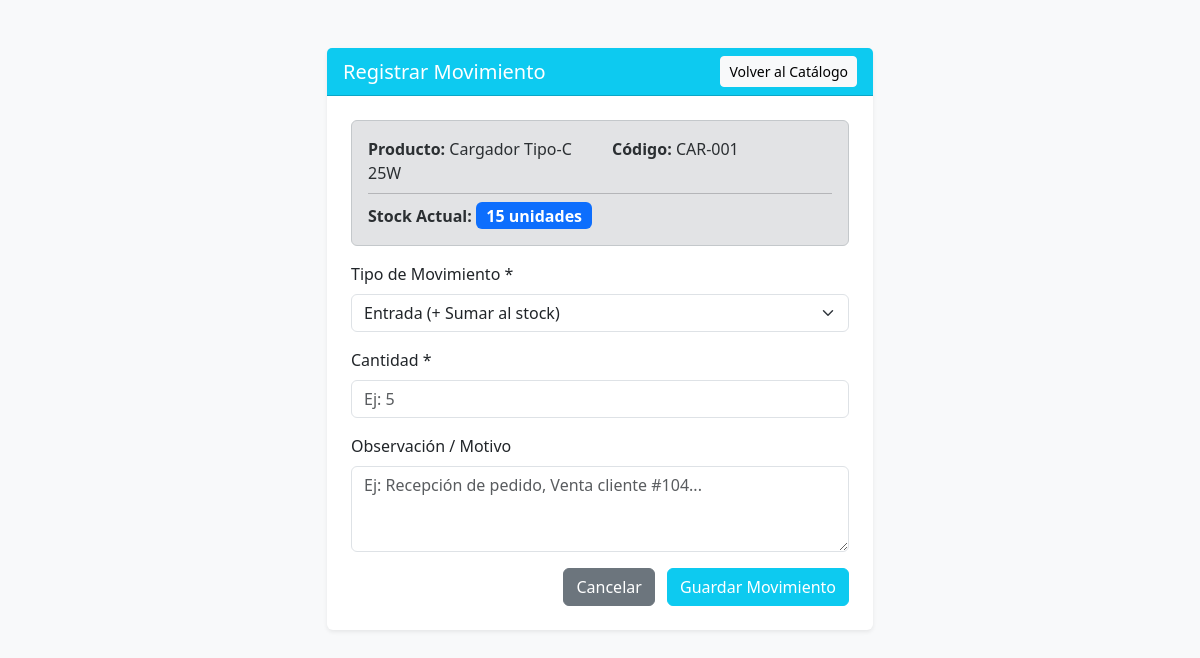
Screenshot of /movimiento.php?id=3 (signed in) with the database file from the repository.
### tables this page shows
CREATE TABLE `productos` (
  `id_producto` int(11) NOT NULL,
  `codigo` varchar(50) NOT NULL,
  `nombre` varchar(150) NOT NULL,
  `descripcion` text DEFAULT NULL,
  `descripción` text DEFAULT NULL,
  `precio` decimal(10,2) NOT NULL,
  `stock_actual` int(11) NOT NULL DEFAULT 0,
  `stock_minimo` int(11) NOT NULL DEFAULT 0,
  `estado` tinyint(1) NOT NULL DEFAULT 1,
  `id_categoria` int(11) NOT NULL
);

### movimiento.php (the view, shortened to what this page needs)
<?php
require_once 'conexion.php';
$id_producto = $_GET['id'] ?? null;
try {
    $stmt = $pdo->prepare("SELECT * FROM productos WHERE id_producto = :id AND estado = 1");
    $stmt->execute([':id' => $id_producto]);
    $producto = $stmt->fetch();
} catch (PDOException $e) {
    die("Error al consultar el producto: " . $e->getMessage());
}
?>
<!DOCTYPE html>
<html lang="es">
<head>
    <link href="https://cdn.jsdelivr.net/npm/bootstrap@5.3.0/dist/css/bootstrap.min.css" rel="stylesheet">
</head>
<body class="bg-light">
<div class="container py-5">
    <div class="row justify-content-center">
        <div class="col-md-6">
            <div class="card shadow-sm border-0">
                <div class="card-header bg-info text-white d-flex justify-content-between align-items-center">
                    <h5 class="mb-0">Registrar Movimiento</h5>
                    <a href="productos.php" class="btn btn-sm btn-light">Volver al Catálogo</a>
                </div>
                <div class="card-body p-4">
                    <div class="alert alert-secondary mb-3">
                        <div class="row">
                            <div class="col-6"><strong>Producto:</strong> <?= htmlspecialchars($producto['nombre']) ?></div>
                            <div class="col-6"><strong>Código:</strong> <?= htmlspecialchars($producto['codigo']) ?></div>
                        </div>
                        <hr class="my-2">
                        <div>
                            <strong>Stock Actual:</strong>
                            <span class="badge bg-primary fs-6"><?= $producto['stock_actual'] ?> unidades</span>
                        </div>
                    </div>
                    <form action="movimiento.php?id=<?= $id_producto ?>" method="POST">
                        <div class="mb-3">
                            <label for="tipo" class="form-label">Tipo de Movimiento *</label>
                            <select name="tipo" id="tipo" class="form-select" required>
                                <option value="entrada">Entrada (+ Sumar al stock)</option>
                            </select>
                        </div>
                        <div class="mb-3">
                            <label for="cantidad" class="form-label">Cantidad *</label>
                            <input type="number" name="cantidad" id="cantidad" class="form-control" min="1" placeholder="Ej: 5" required>
                        </div>
                        <div class="mb-3">
                            <label for="observacion" class="form-label">Observación / Motivo</label>
                            <textarea name="observacion" id="observacion" class="form-control" rows="3" placeholder="Ej: Recepción de pedido, Venta cliente #104..."></textarea>
                        </div>
                        <div class="text-end">
                            <a href="productos.php" class="btn btn-secondary me-2">Cancelar</a>
                            <button type="submit" class="btn btn-info text-white">Guardar Movimiento</button>
                        </div>
                    </form>
                </div>
            </div>
        </div>
    </div>
</div>
</body>
</html>

### rows the page displays
productos: nombre "Cargador Tipo-C 25W", codigo "CAR-001", stock_actual "15"
